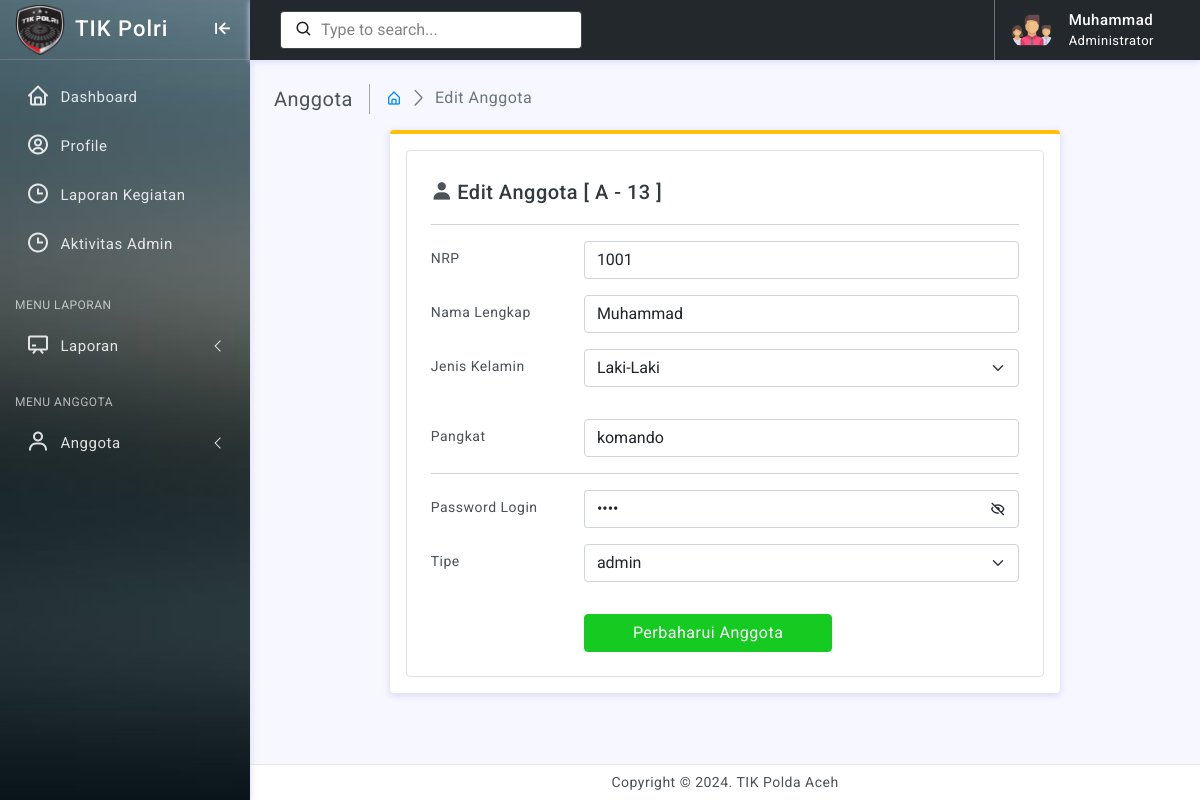
Screenshot of /admin/index.php?page=edit_anggota&id=13 (signed in) with the database file from the repository.
### tables this page shows
CREATE TABLE `staff` (
  `id_staff` int(11) NOT NULL,
  `nrp` varchar(255) NOT NULL,
  `nama` varchar(100) NOT NULL,
  `jenis_kelamin` varchar(30) NOT NULL,
  `pangkat` varchar(30) NOT NULL,
  `password` varchar(100) NOT NULL,
  `tipe` varchar(100) NOT NULL
);

### admin/staff/edit_anggota.php (the view, shortened to what this page needs)
<div class="page-breadcrumb d-none d-sm-flex align-items-center mb-3">
    <div class="breadcrumb-title pe-3">Anggota</div>
    <div class="ps-3">
        <nav aria-label="breadcrumb">
            <ol class="breadcrumb mb-0 p-0">
                <li class="breadcrumb-item"><a href="index.php?page=dashboard"><i class="bx bx-home-alt"></i></a>
                </li>
                <li class="breadcrumb-item active" aria-current="page">Edit Anggota</li>
            </ol>
        </nav>
    </div>
</div>
<div class="row">
    <?php
     include "../conn/conn.php";
     $id = $_GET['id'];
     $call_data = mysqli_fetch_array(mysqli_query($conn, "SELECT * FROM staff WHERE id_staff = '$id'"));
    ?>
    <div class="col-xl-9 mx-auto">
        <div class="card border-top border-0 border-4 border-warning">
            <div class="card-body">
                <div class="border p-4 rounded">
                    <div class="card-title d-flex align-items-center">
                        <div><i class="bx bxs-user me-1 font-22"></i>
                        </div>
                        <h5 class="mb-0">Edit Anggota [ A - <?= $call_data['id_staff'] ?> ]</h5>
                    </div>
                    <hr />
                    <form action="" method="POST" enctype="multipart/form-data">
                        <div class="row mb-3">
                            <label for="nrp" class="col-sm-3 col-form-label">NRP</label>
                            <div class="col-sm-9">
                                <input type="number" name="nrp" class="form-control" value="<?= $call_data['nrp'] ?>" id="nrp" placeholder="NRP">
                            </div>
                        </div>
                        <div class="row mb-3">
                            <label for="inputEnterYourName" class="col-sm-3 col-form-label">Nama Lengkap</label>
                            <div class="col-sm-9">
                                <input type="text" name="nama" class="form-control" value="<?= $call_data['nama'] ?>" id="inputEnterYourName" placeholder="Nama Lengkap">
                            </div>
                        </div>
                        <div class="row mb-3">
                            <label for="inputPhoneNo2" class="col-sm-3 col-form-label">Jenis Kelamin</label>
                            <div class="col-sm-9">
                                <select class="form-select mb-3" name="jk" aria-label="Default select example">
                                    <option value="laki-laki" <?= $call_data['jenis_kelamin'] == "laki-laki" ? "selected" : ""  ?> >Laki-Laki</option>
                                </select>
                            </div>
                        </div>
                        <div class="row mb-3">
                            <label for="pangkat" class="col-sm-3 col-form-label">Pangkat</label>
                            <div class="col-sm-9">
                                <input type="text" name="pangkat" class="form-control" value="<?= $call_data['pangkat'] ?>" id="pangkat" placeholder="pangkat">
                            </div>
                        </div>
                        <hr>
                        <div class="row mb-3">
                            <label for="inputChoosePassword2" class="col-sm-3 col-form-label">Password Login</label>
                            <div class="col-sm-9">
                                <div class="input-group" id="show_hide_password">
                                    <input type="password" name="pass" value="<?= $call_data['password'] ?>" class="form-control border-end-0" id="inputChoosePassword" placeholder="Enter Password"> <a href="javascript:;" class="input-group-text bg-transparent"><i class='bx bx-hide'></i></a>
                                </div>
                            </div>
                        </div>
                        <div class="row mb-3">
                            <label for="inputPhoneNo2" class="col-sm-3 col-form-label">Tipe</label>
                            <div class="col-sm-9">
                                <select class="form-select mb-3" name="tipe">
                                    <option value="admin"  <?= $call_data['tipe'] == "admin" ? "selected" : ""  ?>>admin</option>
                                </select>
                            </div>
                        </div>
                        <div class="row">
                            <label class="col-sm-3 col-form-label"></label>
                            <div class="col-sm-9">
                                <button type="submit" name="submit" class="btn btn-success px-5">Perbaharui Anggota</button>
                            </div>
                        </div>
                    </form>
                </div>
            </div>
        </div>
    </div>
</div>

### assets/css/app.css (style rules this page uses)
body { font-size: 14px; color: #4c5258; letter-spacing: .5px; background: #f7f7ff; overflow-x: hidden; font-family: Roboto, sans-serif }
a { text-decoration: none }
.breadcrumb-title { font-size: 20px; border-right: 1.5px solid #aaa4a4 }
.page-breadcrumb .breadcrumb li.breadcrumb-item { font-size: 16px }
.page-breadcrumb .breadcrumb-item+.breadcrumb-item::before { display: inline-block; padding-right: .5rem; color: #6c757d; font-family: LineIcons; content: "\ea5c" }
.font-22 { font-size: 22px }
input::placeholder { color: #000!important; opacity: .3!important }

### assets/css/header-colors.css (style rules this page uses)
html.color-header::placeholder { color: #08090a!important; opacity: .5!important }

### rows the page displays
staff: id_staff "13", nrp "1001", nama "Muhammad", jk "Laki-Laki", pangkat "komando", tipe "admin"

### other values shown
$_SESSION['nama'] "Muhammad"
